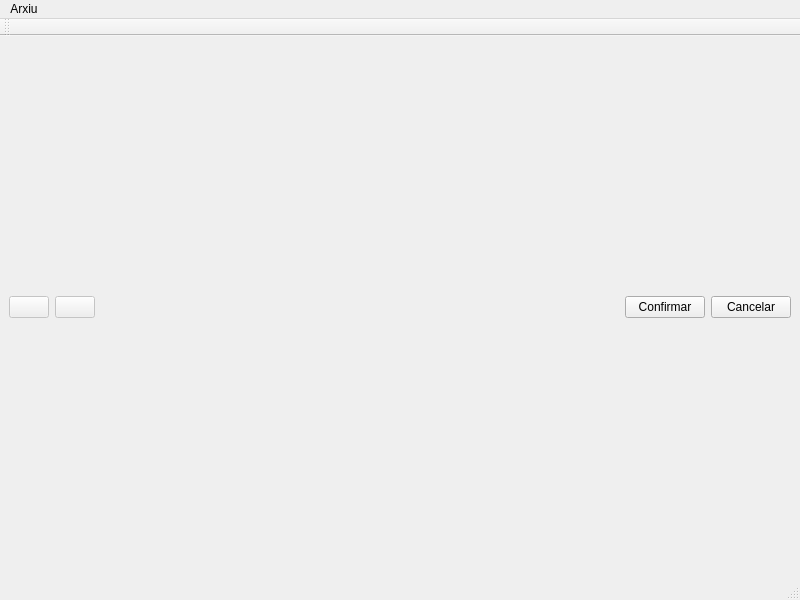
<?xml version="1.0" encoding="UTF-8"?>
<ui version="4.0">
 <class>MainWindow</class>
 <widget class="QMainWindow" name="MainWindow">
  <property name="geometry">
   <rect>
    <x>0</x>
    <y>0</y>
    <width>800</width>
    <height>600</height>
   </rect>
  </property>
  <property name="windowTitle">
   <string>MainWindow</string>
  </property>
  <widget class="QWidget" name="centralwidget">
   <layout class="QHBoxLayout" name="horizontalLayout_3">
    <item>
     <layout class="QVBoxLayout" name="verticalLayout">
      <item>
       <layout class="QHBoxLayout" name="layCanvas"/>
      </item>
      <item>
       <layout class="QHBoxLayout" name="layBotons">
        <property name="sizeConstraint">
         <enum>QLayout::SetMaximumSize</enum>
        </property>
        <item>
         <widget class="QPushButton" name="bPanning">
          <property name="enabled">
           <bool>false</bool>
          </property>
          <property name="text">
           <string/>
          </property>
          <property name="icon">
           <iconset>
            <normaloff>../../Imatges/pan_tool_black_24x24.png</normaloff>../../Imatges/pan_tool_black_24x24.png</iconset>
          </property>
         </widget>
        </item>
        <item>
         <widget class="QPushButton" name="bSeleccio">
          <property name="enabled">
           <bool>false</bool>
          </property>
          <property name="text">
           <string/>
          </property>
          <property name="icon">
           <iconset>
            <normaloff>../../Imatges/apuntar.png</normaloff>../../Imatges/apuntar.png</iconset>
          </property>
         </widget>
        </item>
        <item>
         <spacer name="horizontalSpacer">
          <property name="orientation">
           <enum>Qt::Horizontal</enum>
          </property>
          <property name="sizeHint" stdset="0">
           <size>
            <width>40</width>
            <height>20</height>
           </size>
          </property>
         </spacer>
        </item>
        <item>
         <widget class="QPushButton" name="bConfirmar">
          <property name="text">
           <string>Confirmar</string>
          </property>
         </widget>
        </item>
        <item>
         <widget class="QPushButton" name="bCancelar">
          <property name="text">
           <string>Cancelar</string>
          </property>
         </widget>
        </item>
       </layout>
      </item>
     </layout>
    </item>
   </layout>
  </widget>
  <widget class="QMenuBar" name="menubar">
   <property name="geometry">
    <rect>
     <x>0</x>
     <y>0</y>
     <width>800</width>
     <height>18</height>
    </rect>
   </property>
   <widget class="QMenu" name="menuHola">
    <property name="title">
     <string>Arxiu</string>
    </property>
    <addaction name="actionNova_sel_lecci"/>
    <addaction name="actionObrir_sel_lecci"/>
    <addaction name="separator"/>
    <addaction name="actionDesar"/>
   </widget>
   <addaction name="menuHola"/>
  </widget>
  <widget class="QStatusBar" name="statusbar"/>
  <widget class="QToolBar" name="toolBar">
   <property name="windowTitle">
    <string>toolBar</string>
   </property>
   <attribute name="toolBarArea">
    <enum>TopToolBarArea</enum>
   </attribute>
   <attribute name="toolBarBreak">
    <bool>false</bool>
   </attribute>
  </widget>
  <action name="actionNova_sel_lecci">
   <property name="text">
    <string>Nova sel·lecció</string>
   </property>
  </action>
  <action name="actionObrir_sel_lecci">
   <property name="text">
    <string>Obrir sel·lecció</string>
   </property>
  </action>
  <action name="actionDesar">
   <property name="text">
    <string>Desar</string>
   </property>
  </action>
 </widget>
 <resources/>
 <connections/>
</ui>
